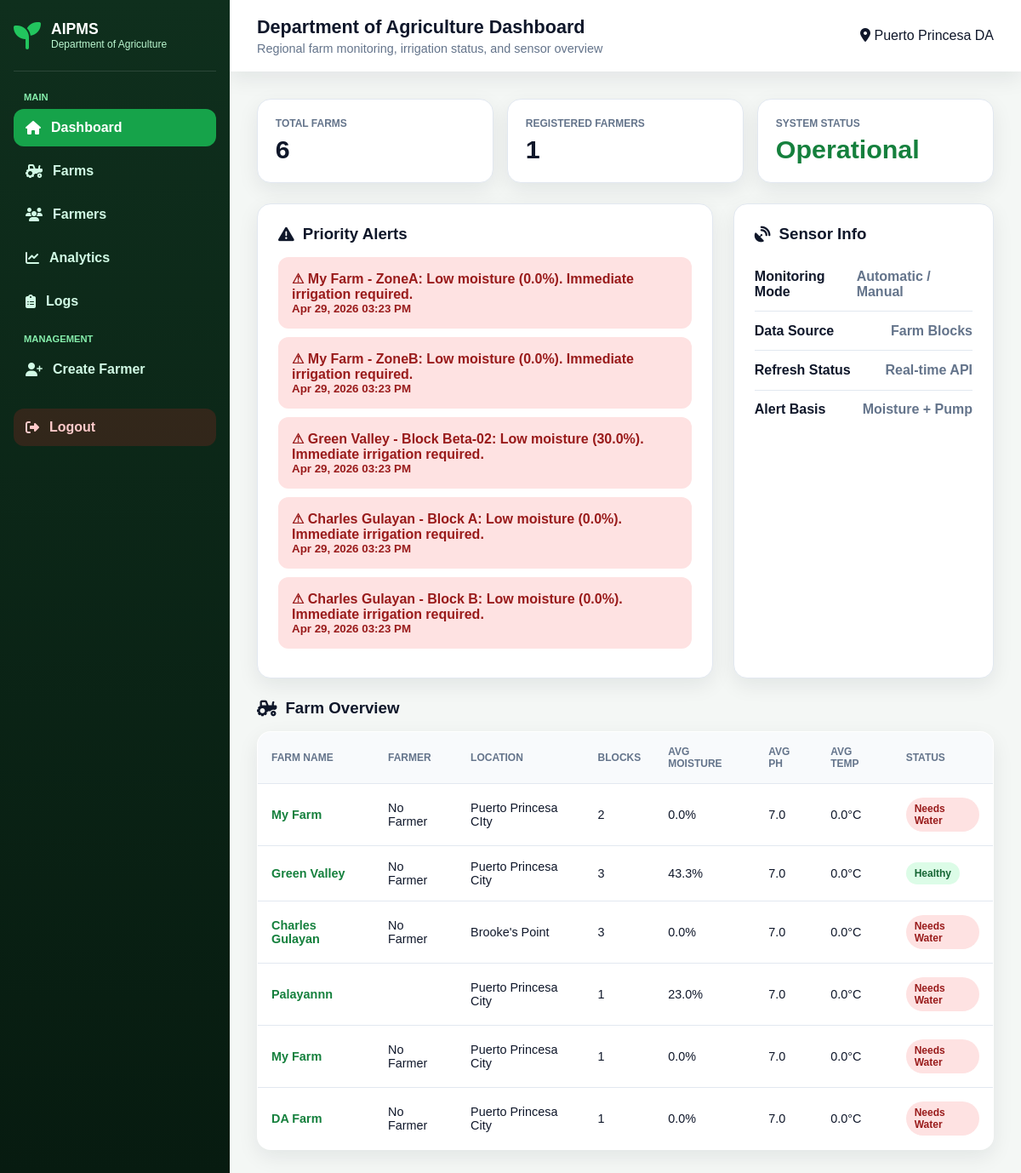
The page /lgu/ (signed in) on the database its author committed.
### core/models.py (models this page shows, shortened)
class Farm(models.Model):
    name = models.CharField(max_length=100, default="My Farm")
    location = models.CharField(max_length=200, default="Puerto Princesa City")
    farmer = models.ManyToManyField(User, blank=True, related_name="farms")

### core/decorators.py (the view)
    def wrapper(request, *args, **kwargs):
        if not request.user.is_authenticated:
            return redirect("/lgu-login/")
        if not hasattr(request.user, "lgu_profile"):
            return redirect("/farmer-login/")
        return view_func(request, *args, **kwargs)

### core/templates/lgu_dashboard.html (shortened to what this page needs)
{% load static %}
<!DOCTYPE html>
<html lang="en">
<head>
    <link rel="stylesheet" href="https://cdnjs.cloudflare.com/ajax/libs/font-awesome/6.4.0/css/all.min.css">
</head>
<body>
<div class="layout">
    <aside class="sidebar">
        <div class="sidebar-brand">
            <i class="fas fa-seedling"></i>
            <div>
                <strong>AIPMS</strong>
                <small>Department of Agriculture</small>
            </div>
        </div>
        <div class="sidebar-section">Main</div>
        <a href="{% url 'lgu_dashboard' %}" class="sidebar-link active">
            <i class="fas fa-home"></i> Dashboard
        </a>
       <a href="{% url 'lgu_farms' %}" class="sidebar-link">
            <i class="fas fa-tractor"></i> Farms
        </a>
        <a href="{% url 'lgu_farmers' %}" class ="sidebar-link">
            <i class="fas fa-users"></i> Farmers
        </a>
        <a href="{% url 'lgu_analytics' %}" class="sidebar-link">
            <i class="fas fa-chart-line"></i> Analytics
        </a>
        <a href="{% url 'lgu_logs' %}" class="sidebar-link">
            <i class="fas fa-clipboard-list"></i> Logs
        </a>
        <div class="sidebar-section">Management</div>
        <a href="{% url 'lgu_create_farmer' %}" class="sidebar-link">
            <i class="fas fa-user-plus"></i> Create Farmer
        </a>
        <a href="{% url 'lgu_logout' %}" class="sidebar-link logout">
            <i class="fas fa-sign-out-alt"></i> Logout
        </a>
    </aside>
    <main class="main">
        <div class="topbar">
            <div>
                <h2>Department of Agriculture Dashboard</h2>
                <p>Regional farm monitoring, irrigation status, and sensor overview</p>
            </div>
            <div>
                <i class="fas fa-map-marker-alt"></i>
                Puerto Princesa DA
            </div>
        </div>
        <div class="container">
            <div class="summary-grid">
                <div class="summary-card">
                    <div class="summary-label">Total Farms</div>
                    <div class="summary-value">{{ farm_overview|length }}</div>
                </div>
                <div class="summary-card">
                    <div class="summary-label">Registered Farmers</div>
                    <div class="summary-value">{{ farmers|length }}</div>
                </div>
                <div class="summary-card">
                    <div class="summary-label">System Status</div>
                    <div class="summary-value" style="color:#15803d;">Operational</div>
                </div>
            </div>
            <div class="content-grid">
                <section class="panel">
                    <h3 class="section-title">
                        <i class="fas fa-triangle-exclamation"></i>
                        Priority Alerts
                    </h3>
                    {% for alert in priority_alerts %}
                        {% if alert.type == "danger" %}
                            <div class="alert-box alert-danger">
                                ⚠ {{ alert.message }}<br>
                                <small>{{ alert.timestamp|date:"M d, Y h:i A" }}</small>
                            </div>
                        {% elif alert.type == "warning" %}
                            <div class="alert-box alert-warning">
                                ⚠ {{ alert.message }}<br>
                                <small>{{ alert.timestamp|date:"M d, Y h:i A" }}</small>
                            </div>
                        {% else %}
                            <div class="alert-box alert-info">
                                ℹ {{ alert.message }}<br>
                                <small>{{ alert.timestamp|date:"M d, Y h:i A" }}</small>
                            </div>
                        {% endif %}
                    {% empty %}
                        <div class="alert-box alert-good">
                            No urgent farm alerts at the moment.
                        </div>
                    {% endfor %}
                </section>
                <section class="panel">
                    <h3 class="section-title">
                        <i class="fas fa-satellite-dish"></i>
                        Sensor Info
                    </h3>
                    <div class="mini-stat">
                        <strong>Monitoring Mode</strong>
                        <span>Automatic / Manual</span>
                    </div>
                    <div class="mini-stat">
                        <strong>Data Source</strong>
                        <span>Farm Blocks</span>
                    </div>
                    <div class="mini-stat">
                        <strong>Refresh Status</strong>
                        <span>Real-time API</span>
                    </div>
                    <div class="mini-stat">
                        <strong>Alert Basis</strong>
                        <span>Moisture + Pump</span>
                    </div>
                </section>
            </div>
            <h3 class="section-title">
                <i class="fas fa-tractor"></i>
                Farm Overview
            </h3>
            <table>
                <thead>
                    <tr>
                        <th>Farm Name</th>
                        <th>Farmer</th>
                        <th>Location</th>
                        <th>Blocks</th>
                        <th>Avg Moisture</th>
                        <th>Avg pH</th>
                        <th>Avg Temp</th>
                        <th>Status</th>
                    </tr>
                </thead>
                <tbody>
                    {% for item in farm_overview %}
                    <tr>
                        <td>
                            <a href="{% url 'lgu_farm_detail' item.farm.id %}" class="farm-link">
                                {{ item.farm.name }}
                            </a>
                        </td>
                        <td>
                            {% if item.farmer %}
                                {{ item.farmer.farmer_profile.full_name }}
                            {% else %}
                                No Farmer
                            {% endif %}
                        </td>
                        <td>{{ item.farm.location }}</td>
                        <td>{{ item.block_count }}</td>
                        <td>{{ item.avg_moisture }}%</td>
                        <td>{{ item.avg_ph }}</td>
                        <td>{{ item.avg_temp }}°C</td>
                        <td>
                            {% if item.status == "Healthy" %}
                                <span class="badge badge-green">Healthy</span>
                            {% elif item.status == "Needs Water" %}
                                <span class="badge badge-red">Needs Water</span>
                            {% else %}
                                <span class="badge badge-blue">Too Wet</span>
                            {% endif %}
                        </td>
                    </tr>
                    {% empty %}
                    <tr>
                        <td colspan="8">No farms found.</td>
                    </tr>
                    {% endfor %}
                </tbody>
            </table>
        </div>
    </main>
</div>
</body>
</html>

### core/templates/lgu_dashboard.html (style rules this page uses)
:root { --primary: #15803d; --primary-light: #dcfce7; --sidebar: #0f2f1d; --dark: #0f172a; --muted: #64748b; --bg: #f4f7f5; --card: #ffffff; --border: #e2e8f0; --danger-bg: #fee2e2; --danger: #991b1b; --warning-bg: #fef3c7; --warning: #92400e; --info-bg: #dbeafe; --info: #1e40af; --shadow: 0 8px 24px rgba(15, 23, 42, 0.08); }
* { box-sizing: border-box; }
body { margin: 0; font-family: Arial, sans-serif; background: var(--bg); color: var(--dark); }
.layout { display: flex; min-height: 100vh; }
.sidebar { width: 270px; background: linear-gradient(180deg, #0f2f1d, #071b10); color: white; padding: 1.5rem 1rem; position: fixed; top: 0; bottom: 0; left: 0; }
.sidebar-brand { display: flex; align-items: center; gap: 12px; padding-bottom: 1.5rem; border-bottom: 1px solid rgba(255,255,255,0.12); margin-bottom: 1.5rem; }
.sidebar-brand i { color: #22c55e; font-size: 2rem; }
.sidebar-brand strong { display: block; font-size: 1.1rem; }
.sidebar-brand small { color: #bbf7d0; font-size: 0.75rem; }
.sidebar-section { font-size: 0.7rem; font-weight: 800; text-transform: uppercase; color: #86efac; margin: 1rem 12px 0.5rem; }
.sidebar-link { display: flex; align-items: center; gap: 12px; padding: 13px 14px; border-radius: 12px; color: #d1fae5; text-decoration: none; font-weight: 700; margin-bottom: 7px; }
.sidebar-link:hover, .sidebar-link.active { background: #16a34a; color: white; }
.sidebar-link.logout { margin-top: 1.5rem; background: rgba(220, 38, 38, 0.18); color: #fecaca; }
.main { margin-left: 270px; width: calc(100% - 270px); }
.topbar { background: white; padding: 1.2rem 2rem; box-shadow: var(--shadow); display: flex; justify-content: space-between; align-items: center; }
.topbar h2 { margin: 0; font-size: 1.35rem; }
.topbar p { margin: 4px 0 0; color: var(--muted); font-size: 0.9rem; }
.container { padding: 2rem; }
.section-title { display: flex; align-items: center; gap: 10px; margin: 0 0 1rem; }
.summary-grid { display: grid; grid-template-columns: repeat(auto-fit, minmax(190px, 1fr)); gap: 1rem; margin-bottom: 1.5rem; }
.summary-card { background: white; border-radius: 16px; padding: 1.3rem; box-shadow: var(--shadow); border: 1px solid var(--border); }
.summary-label { font-size: 0.75rem; color: var(--muted); font-weight: 800; text-transform: uppercase; }
.summary-value { font-size: 1.9rem; font-weight: 800; margin-top: 6px; }
.content-grid { display: grid; grid-template-columns: 1.4fr 0.8fr; gap: 1.5rem; margin-bottom: 1.5rem; }
.panel { background: white; border-radius: 16px; padding: 1.5rem; box-shadow: var(--shadow); border: 1px solid var(--border); }
.alert-box { padding: 1rem; border-radius: 12px; margin-bottom: 10px; font-weight: 700; }
.alert-danger { background: var(--danger-bg); color: var(--danger); }
table { width: 100%; border-collapse: collapse; background: white; border-radius: 16px; overflow: hidden; box-shadow: var(--shadow); border: 1px solid var(--border); }
th, td { padding: 1rem; text-align: left; border-bottom: 1px solid var(--border); font-size: 0.9rem; }
th { background: #f8fafc; color: var(--muted); font-size: 0.75rem; text-transform: uppercase; }
.farm-link { color: #15803d; font-weight: 800; text-decoration: none; }
.badge { padding: 6px 10px; border-radius: 999px; font-weight: 800; font-size: 0.75rem; display: inline-block; }
.badge-green { background: #dcfce7; color: #166534; }
.badge-red { background: #fee2e2; color: #991b1b; }
.mini-stat { display: flex; justify-content: space-between; padding: 0.85rem 0; border-bottom: 1px solid var(--border); }
.mini-stat:last-child { border-bottom: none; }
.mini-stat strong { color: var(--dark); }
.mini-stat span { color: var(--muted); font-weight: 700; }

### rows shown on the page
Farm: farm.name "My Farm", shows "No Farmer", farm.location "Puerto Princesa CIty", block_count "2", avg_moisture "0.0", avg_ph "7.0", avg_temp "0.0", shows "Needs Water"
Farm: farm.name "Green Valley", shows "No Farmer", farm.location "Puerto Princesa City", block_count "3", avg_moisture "43.3", avg_ph "7.0", avg_temp "0.0", shows "Healthy"
Farm: farm.name "Charles Gulayan", shows "No Farmer", farm.location "Brooke's Point", block_count "3", avg_moisture "0.0", avg_ph "7.0", avg_temp "0.0", shows "Needs Water"
Farm: farm.name "Palayannn", farm.location "Puerto Princesa City", block_count "1", avg_moisture "23.0", avg_ph "7.0", avg_temp "0.0", shows "Needs Water"
Farm: farm.name "My Farm", shows "No Farmer", farm.location "Puerto Princesa City", block_count "1", avg_moisture "0.0", avg_ph "7.0", avg_temp "0.0", shows "Needs Water"
Farm: farm.name "DA Farm", shows "No Farmer", farm.location "Puerto Princesa City", block_count "1", avg_moisture "0.0", avg_ph "7.0", avg_temp "0.0", shows "Needs Water"

### other values the page prints
{{ farm_overview|length }} "6"
{{ farmers|length }} "1"
{{ alert.message }} "My Farm - ZoneA: Low moisture (0.0%). Immediate irrigation required." "My Farm - ZoneB: Low moisture (0.0%). Immediate irrigation required." "Green Valley - Block Beta-02: Low moisture (30.0%). Immediate irrigation required." "Charles Gulayan - Block A: Low moisture (0.0%). Immediate irrigation required." "Charles Gulayan - Block B: Low moisture (0.0%). Immediate irrigation required."
{{ alert.timestamp|date:"M d, Y h:i A" }} "Apr 29, 2026 03:23 PM" "Apr 29, 2026 03:23 PM" "Apr 29, 2026 03:23 PM" "Apr 29, 2026 03:23 PM" "Apr 29, 2026 03:23 PM"
